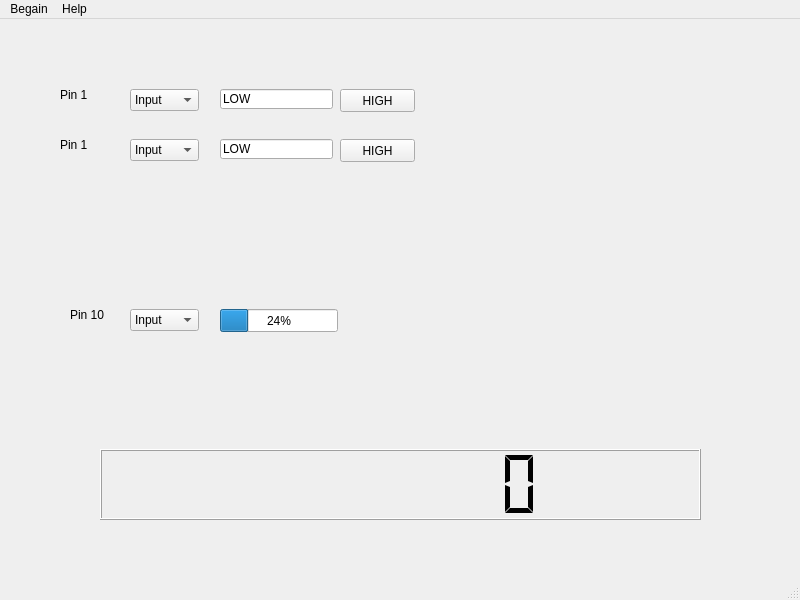
<?xml version="1.0" encoding="UTF-8"?>
<ui version="4.0">
 <class>MainWindow</class>
 <widget class="QMainWindow" name="MainWindow">
  <property name="geometry">
   <rect>
    <x>0</x>
    <y>0</y>
    <width>800</width>
    <height>600</height>
   </rect>
  </property>
  <property name="windowTitle">
   <string>Arduino PyFirmata Demo</string>
  </property>
  <widget class="QWidget" name="centralwidget">
   <widget class="QLabel" name="label">
    <property name="geometry">
     <rect>
      <x>60</x>
      <y>70</y>
      <width>54</width>
      <height>12</height>
     </rect>
    </property>
    <property name="text">
     <string>Pin 1</string>
    </property>
   </widget>
   <widget class="QComboBox" name="comboBox">
    <property name="geometry">
     <rect>
      <x>130</x>
      <y>70</y>
      <width>69</width>
      <height>22</height>
     </rect>
    </property>
    <item>
     <property name="text">
      <string>Input</string>
     </property>
    </item>
    <item>
     <property name="text">
      <string>Output</string>
     </property>
    </item>
    <item>
     <property name="text">
      <string>PWM</string>
     </property>
    </item>
    <item>
     <property name="text">
      <string>Servo</string>
     </property>
    </item>
    <item>
     <property name="text">
      <string>Analog</string>
     </property>
    </item>
   </widget>
   <widget class="QLineEdit" name="lineEdit">
    <property name="enabled">
     <bool>true</bool>
    </property>
    <property name="geometry">
     <rect>
      <x>220</x>
      <y>70</y>
      <width>113</width>
      <height>20</height>
     </rect>
    </property>
    <property name="text">
     <string>LOW</string>
    </property>
    <property name="frame">
     <bool>true</bool>
    </property>
   </widget>
   <widget class="QPushButton" name="pushButton">
    <property name="geometry">
     <rect>
      <x>340</x>
      <y>70</y>
      <width>75</width>
      <height>23</height>
     </rect>
    </property>
    <property name="text">
     <string>HIGH</string>
    </property>
   </widget>
   <widget class="QProgressBar" name="progressBar">
    <property name="geometry">
     <rect>
      <x>220</x>
      <y>290</y>
      <width>118</width>
      <height>23</height>
     </rect>
    </property>
    <property name="value">
     <number>24</number>
    </property>
   </widget>
   <widget class="QComboBox" name="comboBox_2">
    <property name="geometry">
     <rect>
      <x>130</x>
      <y>290</y>
      <width>69</width>
      <height>22</height>
     </rect>
    </property>
    <item>
     <property name="text">
      <string>Input</string>
     </property>
    </item>
    <item>
     <property name="text">
      <string>Output</string>
     </property>
    </item>
    <item>
     <property name="text">
      <string>PWM</string>
     </property>
    </item>
    <item>
     <property name="text">
      <string>Servo</string>
     </property>
    </item>
    <item>
     <property name="text">
      <string>Analog</string>
     </property>
    </item>
   </widget>
   <widget class="QLabel" name="label_2">
    <property name="geometry">
     <rect>
      <x>70</x>
      <y>290</y>
      <width>54</width>
      <height>12</height>
     </rect>
    </property>
    <property name="text">
     <string>Pin 10</string>
    </property>
   </widget>
   <widget class="QLineEdit" name="lineEdit_2">
    <property name="enabled">
     <bool>true</bool>
    </property>
    <property name="geometry">
     <rect>
      <x>220</x>
      <y>120</y>
      <width>113</width>
      <height>20</height>
     </rect>
    </property>
    <property name="text">
     <string>LOW</string>
    </property>
    <property name="frame">
     <bool>true</bool>
    </property>
   </widget>
   <widget class="QPushButton" name="pushButton_2">
    <property name="geometry">
     <rect>
      <x>340</x>
      <y>120</y>
      <width>75</width>
      <height>23</height>
     </rect>
    </property>
    <property name="text">
     <string>HIGH</string>
    </property>
   </widget>
   <widget class="QLabel" name="label_3">
    <property name="geometry">
     <rect>
      <x>60</x>
      <y>120</y>
      <width>54</width>
      <height>12</height>
     </rect>
    </property>
    <property name="text">
     <string>Pin 1</string>
    </property>
   </widget>
   <widget class="QComboBox" name="comboBox_3">
    <property name="geometry">
     <rect>
      <x>130</x>
      <y>120</y>
      <width>69</width>
      <height>22</height>
     </rect>
    </property>
    <item>
     <property name="text">
      <string>Input</string>
     </property>
    </item>
    <item>
     <property name="text">
      <string>Output</string>
     </property>
    </item>
    <item>
     <property name="text">
      <string>PWM</string>
     </property>
    </item>
    <item>
     <property name="text">
      <string>Servo</string>
     </property>
    </item>
    <item>
     <property name="text">
      <string>Analog</string>
     </property>
    </item>
   </widget>
   <widget class="QLCDNumber" name="lcdNumber">
    <property name="geometry">
     <rect>
      <x>100</x>
      <y>430</y>
      <width>601</width>
      <height>71</height>
     </rect>
    </property>
    <property name="smallDecimalPoint">
     <bool>false</bool>
    </property>
    <property name="digitCount">
     <number>8</number>
    </property>
    <property name="segmentStyle">
     <enum>QLCDNumber::Flat</enum>
    </property>
   </widget>
   <zorder>progressBar</zorder>
   <zorder>label</zorder>
   <zorder>comboBox</zorder>
   <zorder>lineEdit</zorder>
   <zorder>pushButton</zorder>
   <zorder>comboBox_2</zorder>
   <zorder>label_2</zorder>
   <zorder>lineEdit_2</zorder>
   <zorder>pushButton_2</zorder>
   <zorder>label_3</zorder>
   <zorder>comboBox_3</zorder>
   <zorder>lcdNumber</zorder>
  </widget>
  <widget class="QMenuBar" name="menubar">
   <property name="geometry">
    <rect>
     <x>0</x>
     <y>0</y>
     <width>800</width>
     <height>23</height>
    </rect>
   </property>
   <widget class="QMenu" name="menuBegain">
    <property name="title">
     <string>Begain</string>
    </property>
    <widget class="QMenu" name="menuPort">
     <property name="title">
      <string>Port</string>
     </property>
     <addaction name="actionCOM1"/>
     <addaction name="actionCOM2"/>
    </widget>
    <addaction name="menuPort"/>
    <addaction name="actionBoard"/>
    <addaction name="separator"/>
    <addaction name="actionExit"/>
   </widget>
   <widget class="QMenu" name="menuHelp">
    <property name="title">
     <string>Help</string>
    </property>
    <addaction name="actionUser_guide"/>
    <addaction name="actionAbout"/>
   </widget>
   <addaction name="menuBegain"/>
   <addaction name="menuHelp"/>
  </widget>
  <widget class="QStatusBar" name="statusbar"/>
  <action name="actionExit">
   <property name="text">
    <string>Exit</string>
   </property>
  </action>
  <action name="actionCOM1">
   <property name="text">
    <string>COM1</string>
   </property>
  </action>
  <action name="actionCOM2">
   <property name="text">
    <string>COM2</string>
   </property>
  </action>
  <action name="actionBoard">
   <property name="text">
    <string>Board</string>
   </property>
  </action>
  <action name="actionUser_guide">
   <property name="text">
    <string>User guide</string>
   </property>
  </action>
  <action name="actionAbout">
   <property name="text">
    <string>About</string>
   </property>
  </action>
 </widget>
 <resources/>
 <connections>
  <connection>
   <sender>pushButton</sender>
   <signal>clicked()</signal>
   <receiver>lineEdit</receiver>
   <slot>hide()</slot>
   <hints>
    <hint type="sourcelabel">
     <x>376</x>
     <y>100</y>
    </hint>
    <hint type="destinationlabel">
     <x>301</x>
     <y>105</y>
    </hint>
   </hints>
  </connection>
  <connection>
   <sender>comboBox</sender>
   <signal>activated(QString)</signal>
   <receiver>lineEdit</receiver>
   <slot>show()</slot>
   <hints>
    <hint type="sourcelabel">
     <x>155</x>
     <y>109</y>
    </hint>
    <hint type="destinationlabel">
     <x>250</x>
     <y>101</y>
    </hint>
   </hints>
  </connection>
 </connections>
 <slots>
  <signal>signal1()</signal>
 </slots>
</ui>
